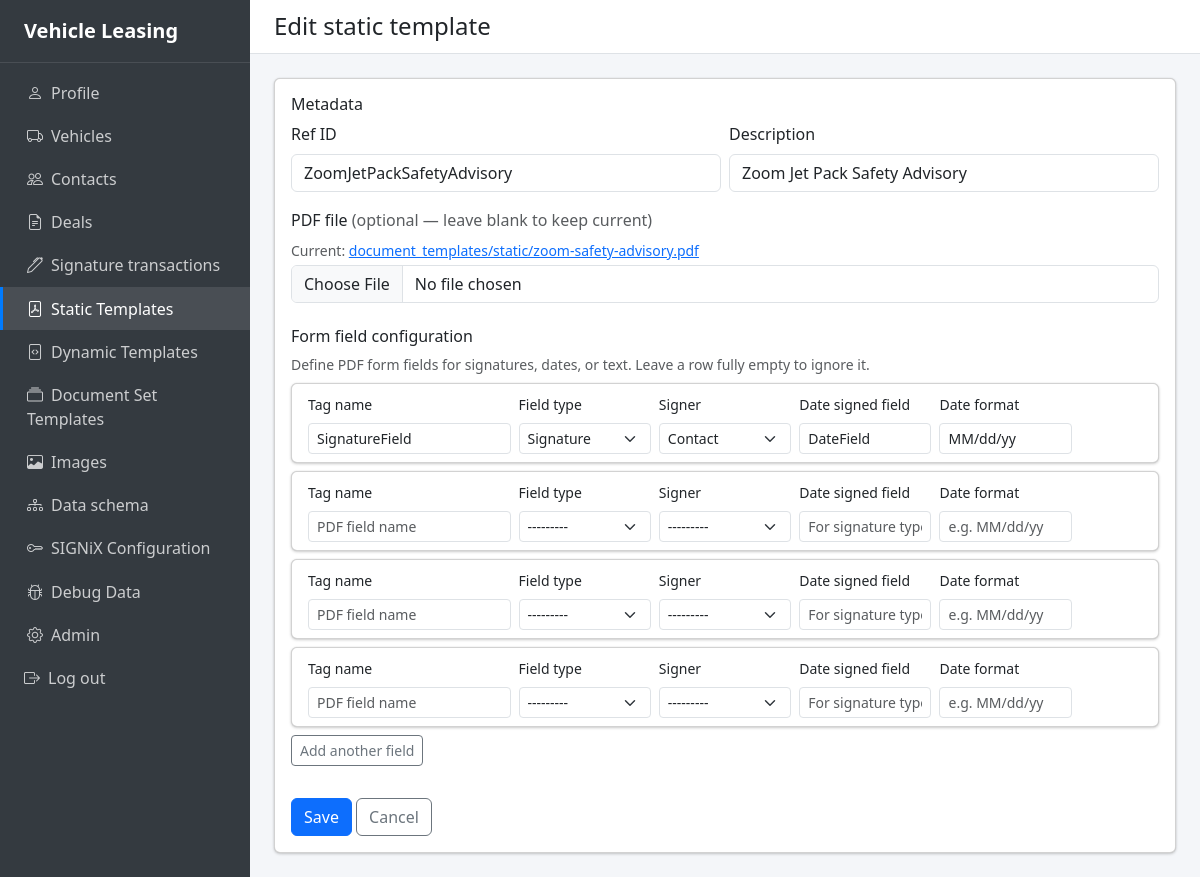
The page /document-templates/static/1/edit/ (signed in) on the database its author committed.
### apps/doctemplates/models.py (models this page shows, shortened)
class StaticDocumentTemplate(models.Model):
    ref_id = models.CharField(
        max_length=100,
        unique=True,
        help_text="Unique identifier (e.g., ZoomJetPackSafetyAdvisory)",
    )
    description = models.CharField(
        max_length=200,
        help_text="Human-readable description",
    )
    file = models.FileField(
        upload_to="document_templates/static",
        help_text="PDF file",
    )
    tagging_type = models.CharField(
        max_length=50,
        default="pdf_fields",
        help_text="How the document is tagged; 'pdf_fields' for PDF form fields",
    )
    tagging_data = models.JSONField(
        default=list,
        help_text="Array of form-field definitions: tag_name, field_type, member_info_number, etc.",
    )
    signature_field_names = models.JSONField(
        default=dict,
        blank=True,
        help_text="Optional map of member_info_number to PDF AcroForm field name when tag_name is not set in tagging_data. E.g. {\"1\": \"LessorSignature\", \"2\": \"LesseeSignature\"}. If empty, defaults Lessor/Lessee are used.",
    )
    class Meta:
        verbose_name = "Static document template"
        verbose_name_plural = "Static document templates"

### apps/doctemplates/views.py (the view)
@login_required
def static_doctemplate_edit(request, pk):
    template_obj = get_object_or_404(StaticDocumentTemplate, pk=pk)
    if request.method == "POST":
        form = StaticDocumentTemplateForm(
            request.POST, request.FILES, instance=template_obj
        )
        formset = TaggingFieldFormSet(request.POST, prefix=FORMSET_PREFIX)
        if form.is_valid() and formset.is_valid():
            instance = form.save(commit=False)
            if not request.FILES.get("file") and template_obj.file:
                instance.file = template_obj.file
            instance.tagging_data = formset_data_to_tagging_data(formset.cleaned_data)
            instance.save()
            messages.success(request, "Static template updated.")
            return redirect("doctemplates:static_doctemplate_list")
    else:
        form = StaticDocumentTemplateForm(instance=template_obj)
        formset = TaggingFieldFormSet(
            initial=tagging_data_to_formset_initial(template_obj.tagging_data),
            prefix=FORMSET_PREFIX,
        )
    return render(
        request,
        "doctemplates/static_doctemplate_form.html",
        {"form": form, "formset": formset, "template_obj": template_obj, "is_edit": True},
    )

### apps/doctemplates/forms.py (shortened to what this page needs)
class StaticDocumentTemplateForm(forms.ModelForm):
    class Meta:
        model = StaticDocumentTemplate
        fields = ["ref_id", "description", "file"]
    def __init__(self, *args, **kwargs):
        super().__init__(*args, **kwargs)
        if self.instance and self.instance.pk:
            self.fields["file"].required = False

### apps/doctemplates/forms.py (called while the page is built)
def tagging_data_to_formset_initial(tagging_data):
    if not tagging_data or not isinstance(tagging_data, list):
        return []
    initial = []
    for item in tagging_data:
        if not isinstance(item, dict):
            continue
        initial.append({
            "tag_name": item.get("tag_name", ""),
            "field_type": item.get("field_type", ""),
            "member_info_number": item.get("member_info_number"),
            "date_signed_field_name": item.get("date_signed_field_name", ""),
            "date_signed_format": item.get("date_signed_format", ""),
        })
    return initial

### templates/doctemplates/static_doctemplate_form.html (shortened to what this page needs)
{% extends "base.html" %}
{% block content_header %}{% if is_edit %}Edit static template{% else %}Add static template{% endif %}{% endblock %}
{% block content %}
<div class="card">
  <div class="card-body">
    <form method="post" enctype="multipart/form-data" id="static-template-form">
      <h6 class="mb-2">Metadata</h6>
      <div class="row g-2 mb-3">
        <div class="col-md-6">
          <label for="id_ref_id" class="form-label">Ref ID</label>
          <input type="text" name="ref_id" id="id_ref_id" class="form-control {% if form.ref_id.errors %}is-invalid{% endif %}" value="{{ form.ref_id.value|default:'' }}" maxlength="100" required>
        </div>
        <div class="col-md-6">
          <label for="id_description" class="form-label">Description</label>
          <input type="text" name="description" id="id_description" class="form-control {% if form.description.errors %}is-invalid{% endif %}" value="{{ form.description.value|default:'' }}" maxlength="200" required>
        </div>
      </div>
      <div class="mb-4">
        <label for="id_file" class="form-label">PDF file {% if is_edit and template_obj.file %}<span class="text-muted">(optional — leave blank to keep current)</span>{% endif %}</label>
        {% if is_edit and template_obj.file %}
        <p class="text-muted small mb-1">Current: <a href="{{ template_obj.file.url }}" target="_blank" rel="noopener">{{ template_obj.file.name }}</a></p>
        {% endif %}
        <input type="file" name="file" id="id_file" class="form-control {% if form.file.errors %}is-invalid{% endif %}" accept=".pdf,application/pdf" {% if not is_edit %}required{% endif %}>
      </div>
      <h6 class="mb-2">Form field configuration</h6>
      <p class="text-muted small mb-2">Define PDF form fields for signatures, dates, or text. Leave a row fully empty to ignore it.</p>
      <div id="tagging-formset">
        {% for f in formset %}
        <div class="tagging-row card mb-2">
          <div class="card-body py-2">
            <div class="row g-2 align-items-start">
              <div class="col-md-3">
                <label class="form-label small">Tag name</label>
                <input type="text" name="{{ f.tag_name.html_name }}" class="form-control form-control-sm {% if f.tag_name.errors %}is-invalid{% endif %}" value="{{ f.tag_name.value|default:'' }}" maxlength="100" placeholder="PDF field name">
              </div>
              <div class="col-md-2">
                <label class="form-label small">Field type</label>
                <select name="{{ f.field_type.html_name }}" class="form-select form-select-sm {% if f.field_type.errors %}is-invalid{% endif %}">
                  {% for val, label in f.field_type.field.choices %}
                  <option value="{{ val }}" {% if f.field_type.value == val %}selected{% endif %}>{{ label }}</option>
                  {% endfor %}
                </select>
              </div>
              <div class="col-md-2">
                <label class="form-label small">Signer</label>
                <select name="{{ f.member_info_number.html_name }}" class="form-select form-select-sm {% if f.member_info_number.errors %}is-invalid{% endif %}">
                  {% for val, label in f.member_info_number.field.choices %}
                  <option value="{{ val }}" {% if f.member_info_number.value|stringformat:"s" == val|stringformat:"s" %}selected{% endif %}>{{ label }}</option>
                  {% endfor %}
                </select>
              </div>
              <div class="col-md-2">
                <label class="form-label small">Date signed field</label>
                <input type="text" name="{{ f.date_signed_field_name.html_name }}" class="form-control form-control-sm {% if f.date_signed_field_name.errors %}is-invalid{% endif %}" value="{{ f.date_signed_field_name.value|default:'' }}" maxlength="100" placeholder="For signature type">
              </div>
              <div class="col-md-2">
                <label class="form-label small">Date format</label>
                <input type="text" name="{{ f.date_signed_format.html_name }}" class="form-control form-control-sm {% if f.date_signed_format.errors %}is-invalid{% endif %}" value="{{ f.date_signed_format.value|default:'' }}" maxlength="20" placeholder="e.g. MM/dd/yy">
              </div>
            </div>
          </div>
        </div>
        {% endfor %}
      </div>
      <button type="button" class="btn btn-outline-secondary btn-sm mb-3" id="add-tagging-row">Add another field</button>
      <div class="mt-3">
        <button type="submit" class="btn btn-primary">{% if is_edit %}Save{% else %}Add template{% endif %}</button>
        <a href="{% url 'doctemplates:static_doctemplate_list' %}" class="btn btn-outline-secondary">Cancel</a>
      </div>
    </form>
  </div>
</div>
{% endblock %}

### templates/base.html (style rules this page uses)
.app-content-body .card { box-shadow: 0 0 1px rgba(0,0,0,.125), 0 1px 3px rgba(0,0,0,.2); }

### rows shown on the page
StaticDocumentTemplate: ref_id "ZoomJetPackSafetyAdvisory", description "Zoom Jet Pack Safety Advisory", file.name "document_templates/static/zoom-safety-advisory.pdf"

### other values the page prints
form field value "Signature"
form field value "Contact"
form field value "---------"
